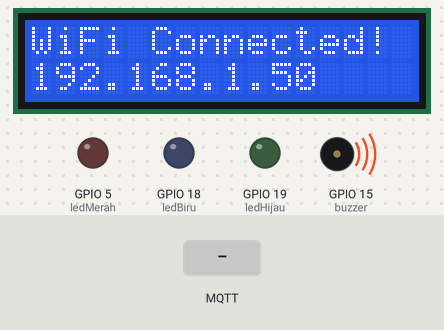
Bench run of a sketch on a simulated ESP32. Shown: 16×2 character LCD, output pins drawn as LEDs (lit = HIGH), buzzer (waves = sounding, pin HIGH). The inputs (shaded band) are chosen by the test bench. WiFi joins after 1.5 s; servers stay silent unless stated; no MQTT or app messages arrive unless stated; what the sketch prints to the serial monitor is not drawn.

Above: at 1.7 s.
At 4.3 s:
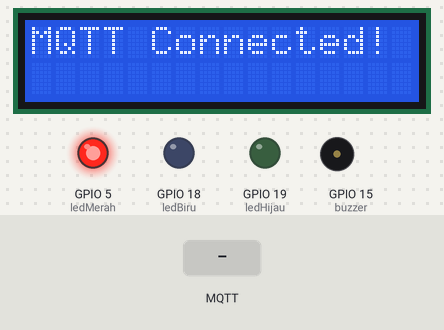
4.4 s: MQTT message "start1" arrives on the first subscribed topic
At 5.2 s:
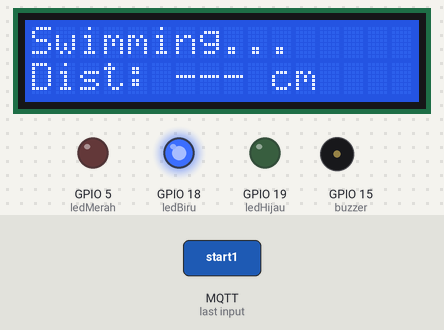
6.2 s: MQTT message "reset" arrives on the first subscribed topic
At 7.1 s:
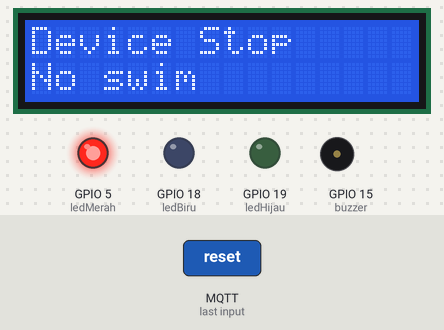
Timing chart, 0 to 9.2 s (numbered marks = the images above; inputs shaded):
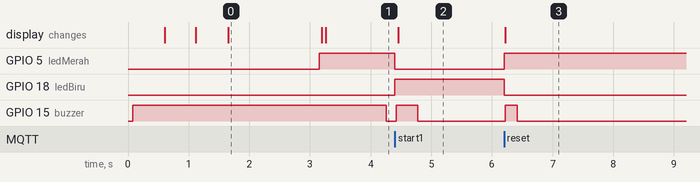

The sketch:

lintasan_1_timerstop_emqx__2.ino
```cpp
#include <WiFi.h>
#include <PubSubClient.h>
#include <Wire.h>
#include <LiquidCrystal_I2C.h>

// ================== Konfigurasi WiFi & MQTT ===================
const char* ssid = "MAKER 2024";
const char* password = "Makerdotindo24";
const char* mqtt_server = "broker.emqx.io";
const int mqtt_port = 1883;
const char* mqtt_topic = "renang/timer";

WiFiClient espClient;
PubSubClient client(espClient);
LiquidCrystal_I2C lcd(0x27, 16, 2);

// ================== Pin ===================
#define ledHijau  19
#define ledBiru   18
#define ledMerah  5
#define buzzer    15

// UART Ultrasonik Underwater
#define TXD2 17  // TX ke RX sensor
#define RXD2 16  // RX ke TX sensor
#define COM  0x55

bool systemActive = false;
bool irDetected = false;
unsigned long detectionTime = 0;

// ================== Buzzer non-blocking ===================
unsigned long buzzStart = 0;
unsigned long buzzDuration = 0;
bool buzzing = false;

void buzzerBeep(unsigned long dur = 300){
  digitalWrite(buzzer, HIGH);
  buzzStart = millis();
  buzzDuration = dur;
  buzzing = true;
}

void handleBuzzer(){
  if(buzzing && millis() - buzzStart >= buzzDuration){
    digitalWrite(buzzer, LOW);
    buzzing = false;
  }
}

// ================== Fungsi Reset ===================
void resetSystem() {
  systemActive = false;
  irDetected = false;
  detectionTime = 0;

  digitalWrite(ledHijau, LOW);
  digitalWrite(ledBiru, LOW);
  digitalWrite(ledMerah, HIGH);

  lcd.clear();
  lcd.setCursor(0,0); lcd.print("Device Stop");
  lcd.setCursor(0,1); lcd.print("No swim");

  buzzerBeep(200);
  Serial.println("Sistem di-reset.");
}

// ================== Fungsi MQTT Callback ===================
void callback(char* topic, byte* payload, unsigned int length) {
  String msg = "";
  for (int i = 0; i < length; i++) msg += (char)payload[i];
  msg.trim();
  Serial.println("Dari MQTT: " + msg);

  if (msg == "start1") {
    systemActive = true;
    irDetected = false;
    detectionTime = 0;

    digitalWrite(ledMerah, LOW);
    digitalWrite(ledBiru, HIGH);
    digitalWrite(ledHijau, LOW);

    lcd.clear();
    lcd.setCursor(0,0); lcd.print("Swimming...");
    lcd.setCursor(0,1); lcd.print("Dist: --- cm");

    buzzerBeep(300);
    Serial.println("START diterima. Menunggu deteksi sensor.");
  }
  else if (msg == "reset") {
    resetSystem();
  }
}

// ================== Reconnect MQTT ===================
void reconnect() {
  if (!client.connected()) {
    lcd.clear(); lcd.print("MQTT Connect...");
    if (client.connect("ESP32_LANE1_STOP")) {
      client.subscribe(mqtt_topic);
      lcd.clear(); lcd.print("MQTT Connected!");
      Serial.println("Terhubung MQTT & Subscribed!");
      delay(1000);
    }
  }
}

// ================== Fungsi Koneksi WiFi ===================
void connectWiFi() {
  WiFi.begin(ssid, password);
  lcd.clear();
  lcd.setCursor(0,0); lcd.print("WiFi Connecting");
  int dot = 0;

  while (WiFi.status() != WL_CONNECTED) {
    delay(500);
    Serial.print(".");
    lcd.setCursor(0,1);
    lcd.print("Status: ");
    lcd.print(dot++ % 4);
  }

  Serial.println("\nWiFi Connected!");
  lcd.clear();
  lcd.setCursor(0,0); lcd.print("WiFi Connected!");
  lcd.setCursor(0,1); lcd.print(WiFi.localIP().toString());
  delay(1500);
}

// ================== Fungsi Pembacaan Ultrasonik UART ===================
float getDistance() {
  unsigned char buffer_RTT[4] = {0};
  uint8_t CS;
  int Distance = -1;

  Serial2.write(COM);
  delay(100);

  if(Serial2.available() > 0){
    delay(4);
    if(Serial2.read() == 0xFF){
      buffer_RTT[0] = 0xFF;
      for (int i=1; i<4; i++){
        buffer_RTT[i] = Serial2.read();
      }
      CS = buffer_RTT[0] + buffer_RTT[1] + buffer_RTT[2];
      if(buffer_RTT[3] == CS) {
        Distance = (buffer_RTT[1] << 8) + buffer_RTT[2]; // satuan mm
      }
    }
  }

  if (Distance > 0) return Distance / 10.0; // ubah ke cm
  else return -1; // gagal baca
}

// ================== SETUP ===================
void setup() {
  Serial.begin(115200);

  pinMode(ledHijau, OUTPUT);
  pinMode(ledBiru, OUTPUT);
  pinMode(ledMerah, OUTPUT);
  pinMode(buzzer, OUTPUT);

  lcd.init();
  lcd.backlight();
  lcd.setCursor(0,0); lcd.print("Init Device...");
  buzzerBeep(300);

  connectWiFi();

  client.setServer(mqtt_server, mqtt_port);
  client.setCallback(callback);

  Serial2.begin(115200, SERIAL_8N1, RXD2, TXD2);

  resetSystem(); // kondisi awal
}

// ================== LOOP ===================
unsigned long lastIRCheck = 0;
const unsigned long irInterval = 200; // cek tiap 200ms

void loop() {
  // Pastikan MQTT & WiFi aktif
  if (WiFi.status() != WL_CONNECTED) connectWiFi();
  if (!client.connected()) reconnect();
  client.loop();
  handleBuzzer();

  // Baca sensor
  if (millis() - lastIRCheck >= irInterval) {
    lastIRCheck = millis();
    float distance = getDistance();

    // Tampilkan jarak di LCD (hanya kalau aktif)
    if (systemActive) {
      lcd.setCursor(0,1);
      lcd.print("Dist: ");
      if (distance != -1) {
        lcd.print(distance, 1);
        lcd.print(" cm   ");
      } else {
        lcd.print("--- cm   ");
      }
    }

    Serial.print("DISTANCE : ");
    Serial.print(distance);
    Serial.println(" cm");

    // Logika deteksi finish
    if (systemActive && (distance != -1)) {
      if (distance < 5) {  // <5 cm dianggap finish
        irDetected = true;
        detectionTime = millis();

        digitalWrite(ledBiru, LOW);
        digitalWrite(ledHijau, HIGH);
        digitalWrite(ledMerah, LOW);

        client.publish(mqtt_topic, "stop1");

        lcd.clear();
        lcd.setCursor(0,0); lcd.print("Finish!");
        lcd.setCursor(0,1); lcd.print("Dist: ");
        lcd.print(distance,1);
        lcd.print(" cm");

        buzzerBeep(500);
        Serial.println("Objek FINISH terdeteksi. Kirim STOP.");
      }
    }
  }

  // Auto-reset setelah 10 detik
  if (irDetected && millis() - detectionTime >= 10000) {
    resetSystem();
  }
}
```

Measured:
- after the input at 4.4 s, GPIO 5 (ledMerah): HIGH → LOW at once; GPIO 18 (ledBiru): LOW → HIGH at once; GPIO 15 (buzzer): LOW → HIGH at once, → LOW 0.35 s later; the display: changes after 0.06 s (image 2)
- after the input at 6.2 s, GPIO 5 (ledMerah): LOW → HIGH at once; GPIO 18 (ledBiru): HIGH → LOW at once; GPIO 15 (buzzer): LOW → HIGH at once, → LOW 0.20 s later; the display: changes at once (image 3)
- what the display in image 0 shows lasts 1.5 s, from 1.7 s to 3.2 s
